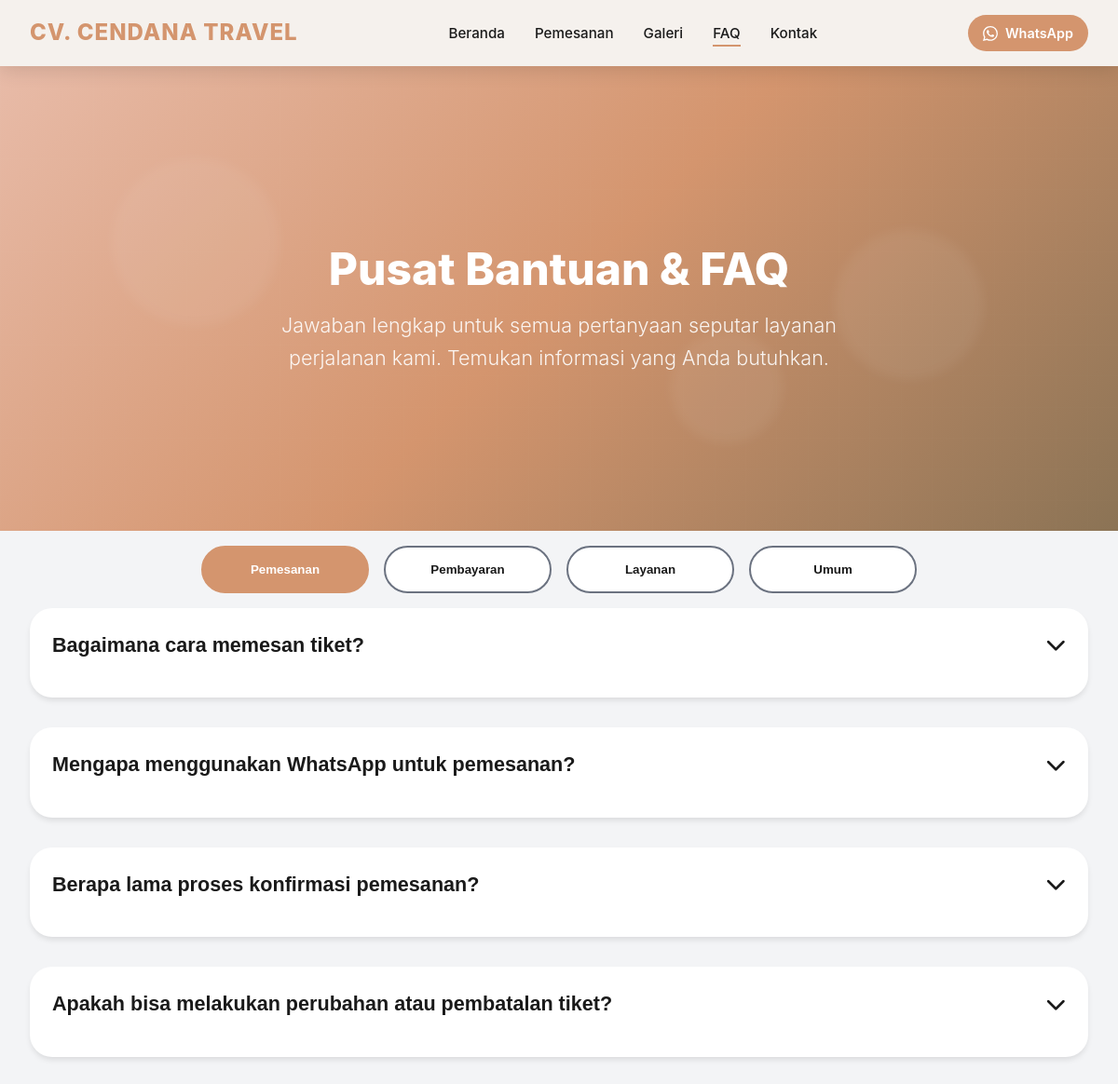
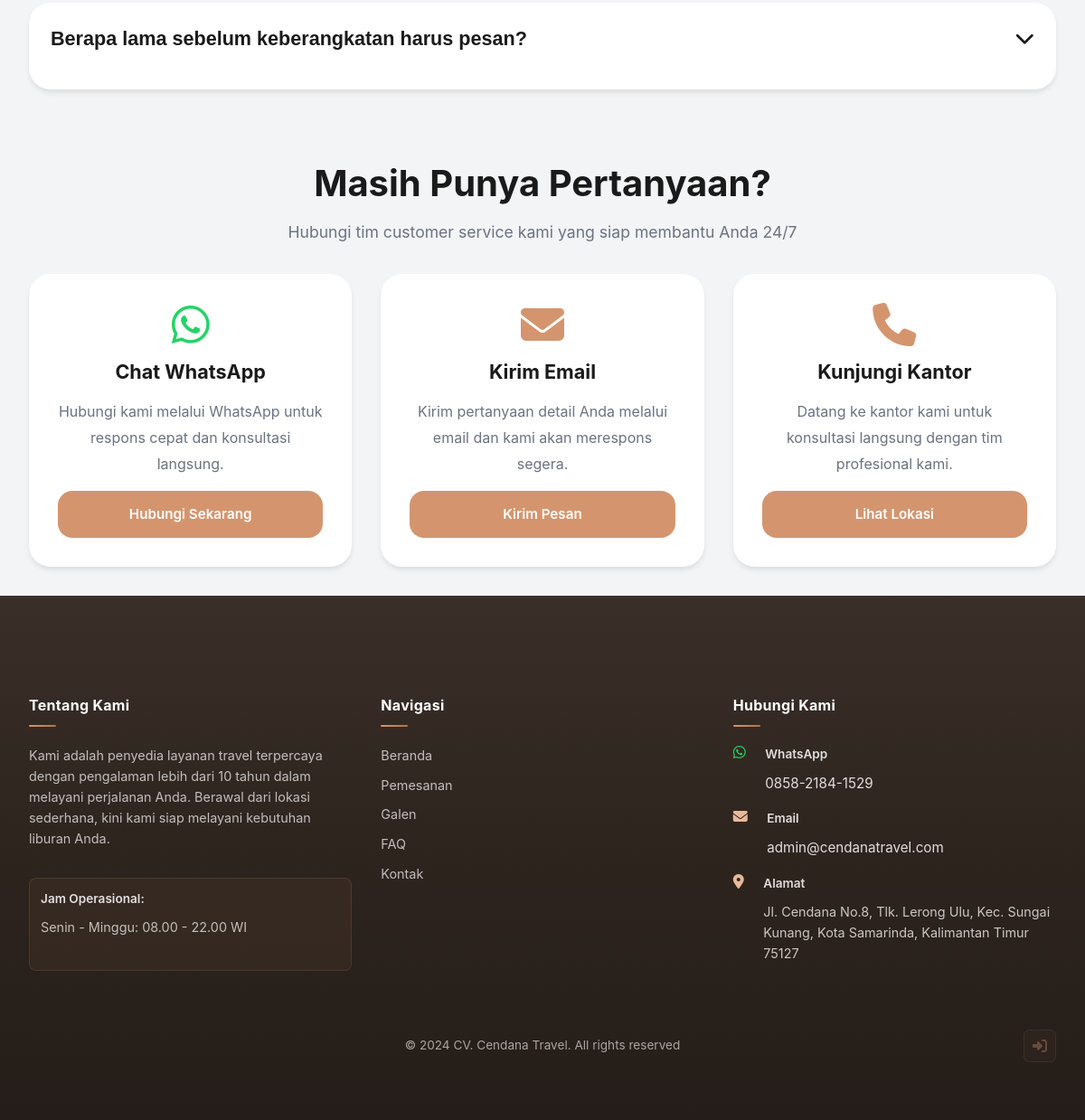
The app's page /faq.php with its own data (2 pictures, top to bottom).
### tables this page shows
CREATE TABLE `homepage_settings` (
  `id` int(11) NOT NULL AUTO_INCREMENT,
  `company_name` varchar(255) NOT NULL DEFAULT 'CV. Cendana Travel',
  `company_address` text DEFAULT NULL,
  `company_hours` varchar(255) DEFAULT NULL,
  `company_email` varchar(100) DEFAULT NULL,
  `company_whatsapp` varchar(20) DEFAULT NULL,
  `company_instagram` varchar(100) DEFAULT NULL,
  `company_tiktok` varchar(100) DEFAULT NULL,
  `hero_title` varchar(255) NOT NULL DEFAULT 'Perjalanan Impian',
  `hero_subtitle` varchar(255) NOT NULL DEFAULT 'DIMULAI DARI SINI',
  `hero_description` text NOT NULL DEFAULT 'Layanan travel profesional dengan pengalaman lebih dari 10 tahun. Kami mengutamakan kenyamanan dan keamanan perjalanan Anda ke seluruh penjuru nusantara.',
  `hero_background` varchar(255) DEFAULT NULL,
  `stats_years` varchar(50) DEFAULT '10+',
  `stats_years_label` varchar(100) DEFAULT 'Tahun Pengalaman',
  `stats_customers` varchar(50) DEFAULT '5000+',
  `stats_customers_label` varchar(100) DEFAULT 'Pelanggan Puas',
  `stats_rating` varchar(50) DEFAULT '4.9',
  `stats_rating_label` varchar(100) DEFAULT 'Rating',
  `footer_description` text DEFAULT 'Kami adalah penyedia layanan travel terpercaya dengan pengalaman lebih dari 10 tahun dalam melayani perjalanan Anda.',
  `footer_copyright` varchar(255) DEFAULT '© 2024 CV. Cendana Travel. All rights reserved.',
  `pemesanan_hero_title` varchar(255) DEFAULT 'Pemesanan Travel',
  `pemesanan_hero_description` text DEFAULT 'Pesan tiket pesawat, bus, dan kapal dengan mudah dan cepat',
  `pemesanan_hero_background` varchar(255) DEFAULT NULL,
  `galeri_hero_title` varchar(255) DEFAULT 'Galeri Perjalanan',
  `galeri_hero_description` text DEFAULT 'Koleksi momen indah dari perjalanan pelanggan kami ke berbagai destinasi menakjubkan',
  `galeri_hero_background` varchar(255) DEFAULT NULL,
  `faq_hero_title` varchar(255) DEFAULT 'Pertanyaan yang Sering Diajukan',
  `faq_hero_description` text DEFAULT 'Temukan jawaban untuk pertanyaan umum seputar layanan kami',
  `faq_hero_background` varchar(255) DEFAULT NULL,
  `kontak_hero_title` varchar(255) DEFAULT 'Hubungi Kami',
  `kontak_hero_description` text DEFAULT 'Kami siap membantu Anda merencanakan perjalanan impian',
  `kontak_hero_background` varchar(255) DEFAULT NULL,
  `created_at` timestamp NULL DEFAULT current_timestamp(),
  `updated_at` timestamp NULL DEFAULT current_timestamp() ON UPDATE current_timestamp(),
  PRIMARY KEY (`id`)
);

### includes/functions.php (called while the page is built, shortened)
<?php
require_once __DIR__ . '/../config/database.php';
function getHomepageSettings() {
    global $conn;
    $sql = "SELECT * FROM homepage_settings WHERE id = 1";
    $result = fetchOne($conn, $sql);
    return $result ? $result : [];
}
?>

### config/database.php (called while the page is built, shortened)
<?php
function createDatabaseConnection() {
    $conn = new mysqli(DB_HOST, DB_USER, DB_PASS, DB_NAME);
    $conn->set_charset(DB_CHARSET);
    return $conn;
}
$conn = createDatabaseConnection();
function fetchOne($conn, $sql) {
    $result = $conn->query($sql);
    return $result->fetch_assoc();
}
return $conn;
?>

### includes/page_config.php (called while the page is built)
<?php
if (!isset($homepageSettings)) {
    require_once __DIR__ . '/../config/database.php';
    require_once __DIR__ . '/functions.php';
    $homepageSettings = getHomepageSettings();
}
$companyName = $homepageSettings['company_name'] ?? 'CV. Cendana Travel';
$companyAddress = $homepageSettings['company_address'] ?? 'Jl. Cendana No.8, Tlk. Lerong Ulu, Kec. Sungai Kunjang, Kota Samarinda, Kalimantan Timur 75127';
$companyHours = $homepageSettings['company_hours'] ?? 'Senin - Minggu: 08.00 - 22.00 WIB';
$companyEmail = $homepageSettings['company_email'] ?? 'info@cendanatravel.com';
$companyWhatsapp = $homepageSettings['company_whatsapp'] ?? '6285821841529';
$companyInstagram = $homepageSettings['company_instagram'] ?? '@cendanatravel_official';
$companyTiktok = $homepageSettings['company_tiktok'] ?? '';
$footerDescription = $homepageSettings['footer_description'] ?? 'Kami adalah penyedia layanan travel terpercaya dengan pengalaman lebih dari 10 tahun dalam melayani perjalanan Anda.';
$footerCopyright = $homepageSettings['footer_copyright'] ?? '© 2024 CV. Cendana Travel. All rights reserved.';
?>

### faq.php (the view, shortened to what this page needs)
<?php
require_once 'includes/page_config.php';
$companyInfoData = [
    'name' => $companyName,
    'whatsapp' => $companyWhatsapp,
    'instagram' => $companyInstagram,
    'tiktok' => $companyTiktok,
    'email' => $companyEmail,
    'address' => $companyAddress,
    'hours' => $companyHours,
    'description' => $footerDescription
];
$faqData = getFaqData();
?>
<!DOCTYPE html>
<html lang="id">
<head>
    <link rel="stylesheet" href="styles.css">
    <link rel="stylesheet" href="icons.css">
</head>
<body class="page-faq">
    <header>
        <div class="container header-container">
            <a href="index.php" class="logo"><?php echo htmlspecialchars($companyName); ?></a>
            <nav>
                <ul class="nav-menu">
                    <li><a href="index.php">Beranda</a></li>
                    <li><a href="pemesanan.php">Pemesanan</a></li>
                    <li><a href="galeri.php">Galeri</a></li>
                    <li><a href="faq.php" class="active">FAQ</a></li>
                    <li><a href="kontak.php">Kontak</a></li>
                </ul>
            </nav>
            <div class="header-controls">
                <a href="https://wa.me/<?php echo htmlspecialchars($companyInfoData['whatsapp']); ?>" class="wa-header-btn" target="_blank" title="Hubungi via WhatsApp">
                    <span>WhatsApp</span>
                </a>
            </div>
        </div>
    </header>
    <section class="hero" id="home" style="min-height: 500px; margin-top: 70px;" >
        <div class="hero-overlay">
            <div class="container">
                <div class="hero-content">
                    <h1 class="hero-title" style="font-size: 3rem;">
                        <?php echo htmlspecialchars($homepageSettings['faq_hero_title'] ?? 'Pusat Bantuan & FAQ'); ?>
                    </h1>
                    <p class="hero-description">
                        <?php echo htmlspecialchars($homepageSettings['faq_hero_description'] ?? 'Jawaban lengkap untuk semua pertanyaan seputar layanan perjalanan kami. Temukan informasi yang Anda butuhkan.'); ?>
                    </p>
                </div>
            </div>
        </div>
    </section>
    <section class="faq-section">
        <div class="container">
            <div class="filter-tabs" style="margin-bottom: var(--spacing-2xl);">
                <?php foreach ($faqData as $index => $category): ?>
                    <button class="filter-tab <?php echo $index === 0 ? 'active' : ''; ?>"
                            onclick="switchFaqCategory(<?php echo $index; ?>)"
                            data-category="<?php echo htmlspecialchars($category['category']); ?>">
                        <?php echo htmlspecialchars($category['category']); ?>
                    </button>
                <?php endforeach; ?>
            </div>
            <div style="display: grid; grid-template-columns: repeat(auto-fit, minmax(400px, 1fr)); gap: var(--spacing-lg);">
                <?php foreach ($faqData as $categoryIndex => $category): ?>
                    <div class="faq-category-group" data-category-index="<?php echo $categoryIndex; ?>"
                         style="<?php echo $categoryIndex !== 0 ? 'display: none;' : ''; ?> grid-column: 1 / -1;">
                        <?php foreach ($category['items'] as $itemIndex => $item): ?>
                            <div class="faq-item">
                                <button class="faq-item-header" onclick="toggleFaqItem(this)">
                                    <span><?php echo htmlspecialchars($item['question']); ?></span>
                                    <i class="icon icon-chevron-down faq-item-icon"></i>
                                </button>
                            </div>
                        <?php endforeach; ?>
                    </div>
                <?php endforeach; ?>
            </div>
        </div>
    </section>
    <section style="background: var(--color-light-gray); padding: var(--spacing-3xl) 0;">
        <div class="container">
            <div class="section-header">
                <h2>Masih Punya Pertanyaan?</h2>
                <p>Hubungi tim customer service kami yang siap membantu Anda 24/7</p>
            </div>
            <div class="services-grid">
                <article class="service-card">
                    <div class="service-icon">
                        <i class="icon icon-whatsapp"></i>
                    </div>
                    <h3>Chat WhatsApp</h3>
                    <p>Hubungi kami melalui WhatsApp untuk respons cepat dan konsultasi langsung.</p>
                    <a href="https://wa.me/<?php echo htmlspecialchars($companyInfoData['whatsapp']); ?>" class="btn-book-now" target="_blank">
                        Hubungi Sekarang
                    </a>
                </article>
                <article class="service-card">
                    <div class="service-icon">
                        <i class="icon icon-email"></i>
                    </div>
                    <h3>Kirim Email</h3>
                    <p>Kirim pertanyaan detail Anda melalui email dan kami akan merespons segera.</p>
                    <a href="kontak.php" class="btn-book-now">
                        Kirim Pesan
                    </a>
                </article>
                <article class="service-card">
                    <div class="service-icon">
                        <i class="icon icon-phone"></i>
                    </div>
                    <h3>Kunjungi Kantor</h3>
                    <p>Datang ke kantor kami untuk konsultasi langsung dengan tim profesional kami.</p>
                    <a href="kontak.php" class="btn-book-now">
                        Lihat Lokasi
                    </a>
                </article>
            </div>
        </div>
    </section>
    <footer class="footer-premium">
        <div class="container">
            <div class="footer-grid-premium">
                <section class="footer-section-premium">
                    <h3 class="footer-heading-premium">Tentang Kami</h3>
                    <div class="footer-separator-premium"></div>
                    <p class="footer-text-premium">
                        Kami adalah penyedia layanan travel terpercaya dengan pengalaman lebih dari 10 tahun dalam melayani perjalanan Anda. Berawal dari lokasi sederhana, kini kami siap melayani kebutuhan liburan Anda.
                    </p>
                    <div class="footer-hours-box">
                        <p class="footer-label-premium">Jam Operasional:</p>
                        <p class="footer-text-premium">
                            <?php echo htmlspecialchars($companyHours); ?>
                        </p>
                    </div>
                </section>
                <section class="footer-section-premium">
                    <h3 class="footer-heading-premium">Navigasi</h3>
                    <div class="footer-separator-premium"></div>
                    <ul class="footer-links-premium">
                        <li><a href="index.php">Beranda</a></li>
                        <li><a href="pemesanan.php">Pemesanan</a></li>
                        <li><a href="galeri.php">Galen</a></li>
                        <li><a href="faq.php">FAQ</a></li>
                        <li><a href="kontak.php">Kontak</a></li>
                    </ul>
                </section>
                <section class="footer-section-premium">
                    <h3 class="footer-heading-premium">Hubungi Kami</h3>
                    <div class="footer-separator-premium"></div>
                    <div class="footer-contact-item">
                        <i class="fab fa-whatsapp" style="color: #25D366; margin-right: 8px;"></i>
                        <div>
                            <p class="footer-label-premium">WhatsApp</p>
                            <a href="https://wa.me/6285821841529" class="footer-link-contact">
                                0858-2184-1529
                            </a>
                        </div>
                    </div>
                    <div class="footer-contact-item">
                        <i class="fas fa-envelope" style="color: #E8B89A; margin-right: 8px;"></i>
                        <div>
                            <p class="footer-label-premium">Email</p>
                            <a href="mailto:admin@cendanatravel.com" class="footer-link-contact">
                                admin@cendanatravel.com
                            </a>
                        </div>
                    </div>
                    <div class="footer-contact-item">
                        <i class="fas fa-map-marker-alt" style="color: #E8B89A; margin-right: 8px;"></i>
                        <div>
                            <p class="footer-label-premium">Alamat</p>
                            <p class="footer-text-premium footer-address">
                                Jl. Cendana No.8, Tlk. Lerong Ulu, Kec. Sungai Kunang, Kota Samarinda, Kalimantan Timur 75127
                            </p>
                        </div>
                    </div>
                </section>
            </div>
            <div class="footer-bottom-premium">
                <p class="footer-copyright-premium">
                    <?php echo htmlspecialchars($footerCopyright); ?>
                </p>
                <a href="auth.php" class="footer-admin-login">
                    <i class="fas fa-sign-in-alt"></i>
                </a>
            </div>
        </div>
    </footer>
</body>
</html>

### records on screen
homepage_settings: company_name "CV. CENDANA TRAVEL", faq_hero_title "Pusat Bantuan & FAQ", faq_hero_description "Jawaban lengkap untuk semua pertanyaan seputar layanan perjalanan kami. Temukan informasi yang Anda butuhkan.", company_hours "Senin - Minggu: 08.00 - 22.00 WI", footer_copyright "© 2024 CV. Cendana Travel. All rights reserved"

### other values on screen
$category['category'] "Pemesanan"
$category['category'] "Pembayaran"
$category['category'] "Layanan"
$category['category'] "Umum"
$item['question'] "Bagaimana cara memesan tiket?"
$item['question'] "Mengapa menggunakan WhatsApp untuk pemesanan?"
$item['question'] "Berapa lama proses konfirmasi pemesanan?"
$item['question'] "Apakah bisa melakukan perubahan atau pembatalan tiket?"
$item['question'] "Berapa lama sebelum keberangkatan harus pesan?"
